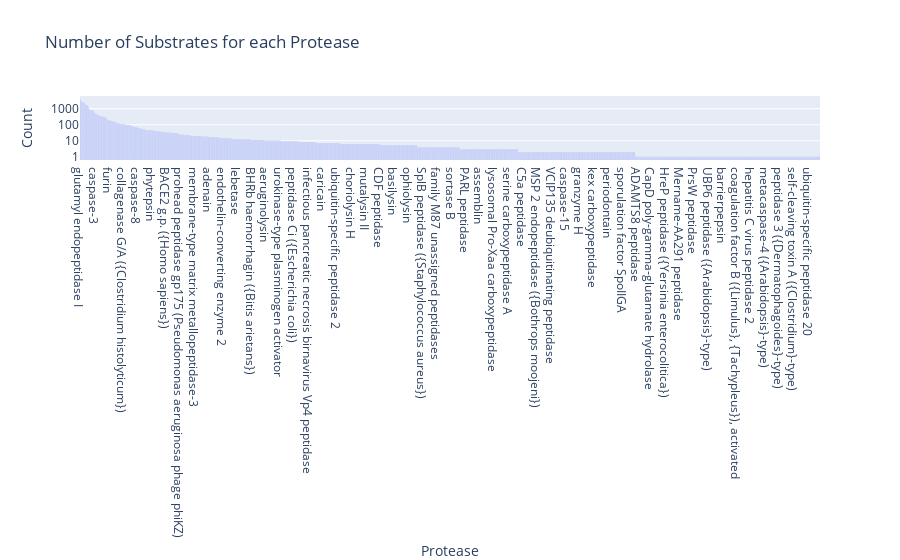

Source (notebook cell):
### Code cell
plot_substrates_counts(substrates_data)

### Figure 1 — Plotly figure (JSON) as saved in the notebook; plotly's stock layout.template omitted (floating-point values rounded to 4 significant figures; data arrays with more than 128 entries replaced by an {"elided": "..."} marker saying what was removed)
{"data": [{"type": "bar", "x": {"elided": "1192 str values"}, "y": {"elided": "1192 int values"}}], "layout": {"title": {"text": "Number of Substrates for each Protease"}, "xaxis": {"title": {"text": "Protease"}}, "yaxis": {"title": {"text": "Count"}, "type": "log"}}}
